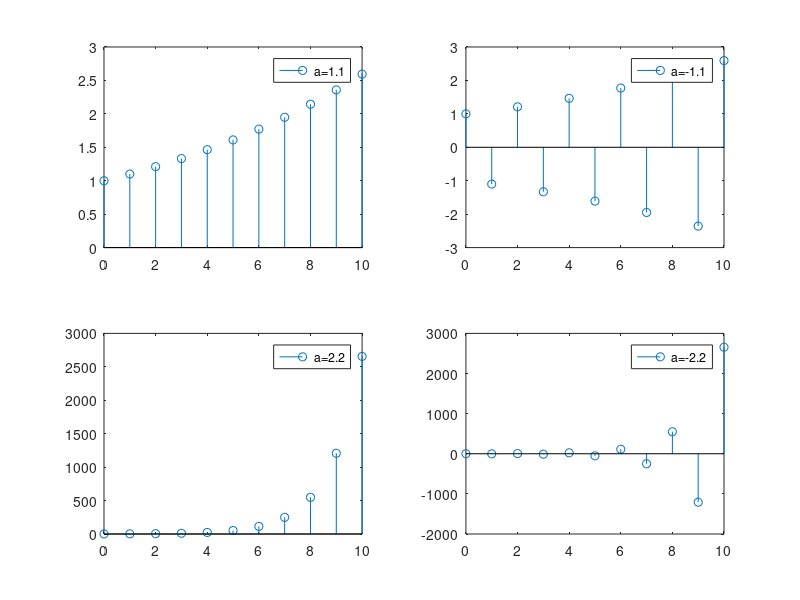

This chart was generated by the following MATLAB code:
%exm5_5_power.m
n=0:10;
x1 = power(1.1,n);
subplot(2,2,1);stem(n,x1);legend('a=1.1');

x2=power(-1.1,n);
subplot(2,2,2);stem(n,x2);legend('a=-1.1');

x3=power(2.2,n);
subplot(2,2,3);stem(n,x3);legend('a=2.2');

x3=power(-2.2,n);
subplot(2,2,4);stem(n,x3);legend('a=-2.2');